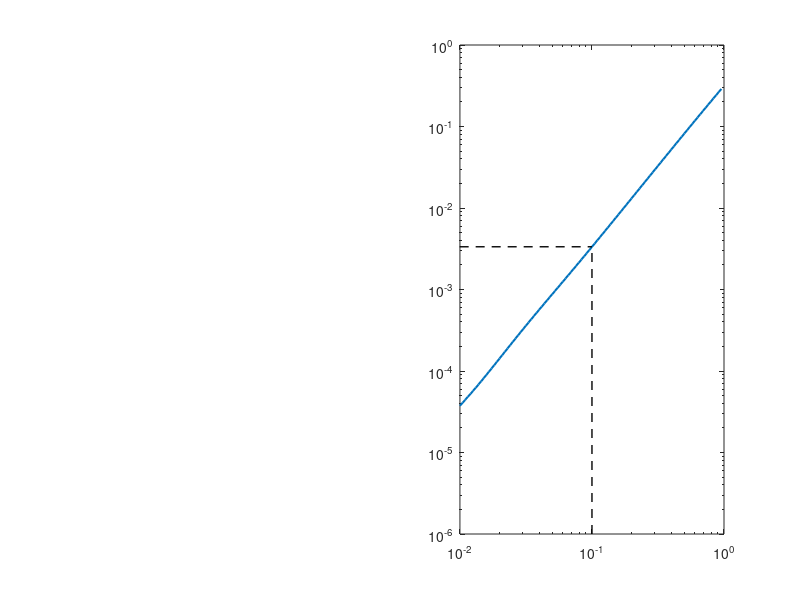

MATLAB code for this plot: (Note: this script raises an error after producing the figure.)
clear all
clc

fig = figure('Renderer', 'painters', 'Position', [10 10 1125 450]);

b1000err = dlmread('./errors/b1000err.dat');
epsilon = 10.^(-2:0.02:0);
epsilon = epsilon(1:end-1);

subplot(1,2,2)

loglog(epsilon,b1000err,'LineWidth',1.5);
xlim([0.01 1])

line([.1 .1], [.000001 3.344e-3],'LineWidth',1,'Color','k','LineStyle','--');
line([.001 .1], [3.344e-3 3.344e-3],'LineWidth',1,'Color','k','LineStyle','--');

% fontsizes
titlesize = 25;
legendsize = 15;
ax = gca;
ax.FontSize = 14;
xlabel("P\'eclet number, $\epsilon$",'Interpreter','LaTeX','FontSize',titlesize);
ylabel('Approximation error','Interpreter','LaTeX','FontSize',titlesize);


subplot(1,2,1)
hold on
chi = dlmread('./perturbed51.dat');

numerical = dlmread('./numericalsolns/at51/b1000pec51.dat');

plot([0:0.001:pi],numerical,'LineWidth',1)
plot([0:0.001:pi],chi,'LineWidth',2.5,'LineStyle','--')

legend({'Numerical', 'Perturbative'},...
    'Interpreter','LaTeX','FontSize',legendsize,'Location','NorthEast')

titlesize = 25;
legendsize = 15;
ax = gca;
ax.FontSize = 14;
xlabel('$\theta$','Interpreter','LaTeX','FontSize',titlesize);
ylabel("Relative surface concentration",'Interpreter','LaTeX','FontSize',titlesize);
xlim([0,pi]);
xticks([0:pi/4:pi])
xticklabels({'0','\pi/4','\pi/2','3\pi/4','\pi'})

print(fig,'pdeplot','-dpng')
